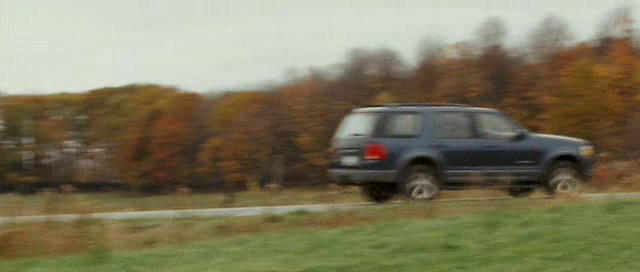
#> input picture 边缘检测/carscale_0252.jpg, 640 x 272 px
$ python canny.py
#> lines starting #> are read from the running program, lines starting #| are printed output that depends on the picture; after the words box and inside, x2 and y2 are one past the last pixel; in counts of white or black regions, pixels touching at a corner belong together
import cv2
import numpy as np

file_name = 'carscale_0252.jpg'
img = cv2.imread(file_name)
#> img is the input picture: shape (272, 640, 3); mean B, G, R 93.9, 120.8, 126.2
cv2.imshow('img', img)
"""
cv2.Canny(image, threshold1, threshold2[, edges[, apertureSize[, L2gradient ]]])
必要参数：
第一个参数是需要处理的原图像；
第二个参数是滞后阈值1；
第三个参数是滞后阈值2。
"""
cv2.imshow('img2', cv2.Canny(img, 100, 300))
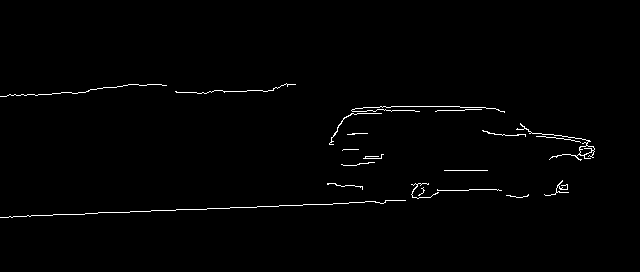
#> window 'img2': shape (272, 640); 1.1% white in thin lines or dots, all inside (x1, y1, x2, y2) = (0, 83, 595, 218)
cv2.waitKey(0)

$ run again, with 边缘检测/bag_00000183.jpg copied over 边缘检测/carscale_0252.jpg
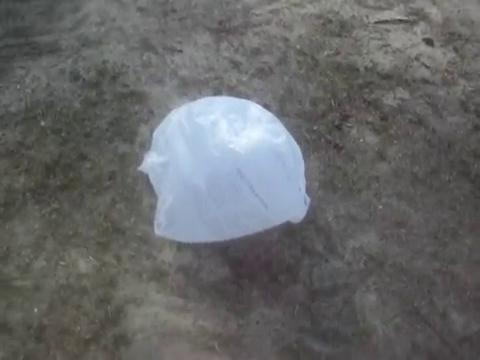
#> input picture 边缘检测/bag_00000183.jpg, 480 x 360 px
#> img is the input picture: shape (360, 480, 3); mean B, G, R 103.9, 103.3, 101.9
#> `cv2.imshow('img2', cv2.Canny(img, 100, 300))`:
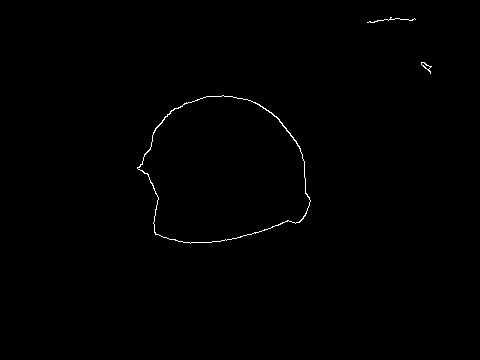
#> window 'img2': shape (360, 480); 0.39% white in thin lines or dots, all inside (x1, y1, x2, y2) = (137, 17, 432, 244)

$ run again, with 边缘检测/helicopter_00000020.jpg copied over 边缘检测/carscale_0252.jpg
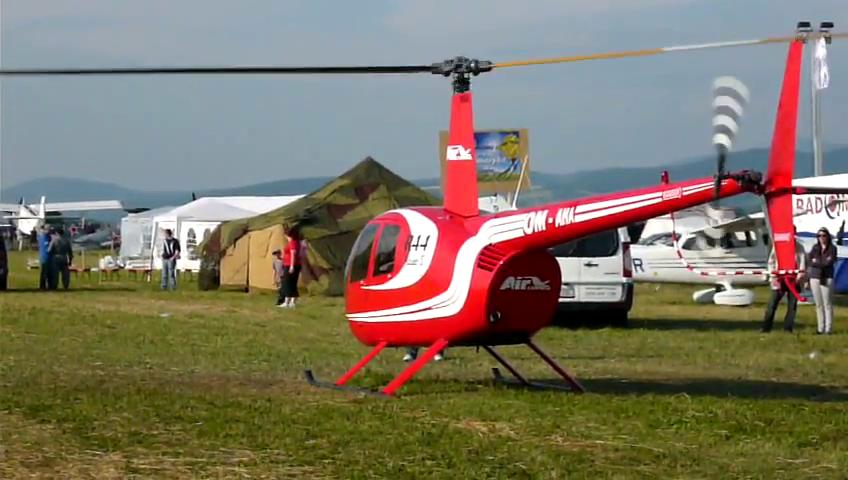
#> input picture 边缘检测/helicopter_00000020.jpg, 848 x 480 px
#> img is the input picture: shape (480, 848, 3); mean B, G, R 101.1, 118, 126.1
#> `cv2.imshow('img2', cv2.Canny(img, 100, 300))`:
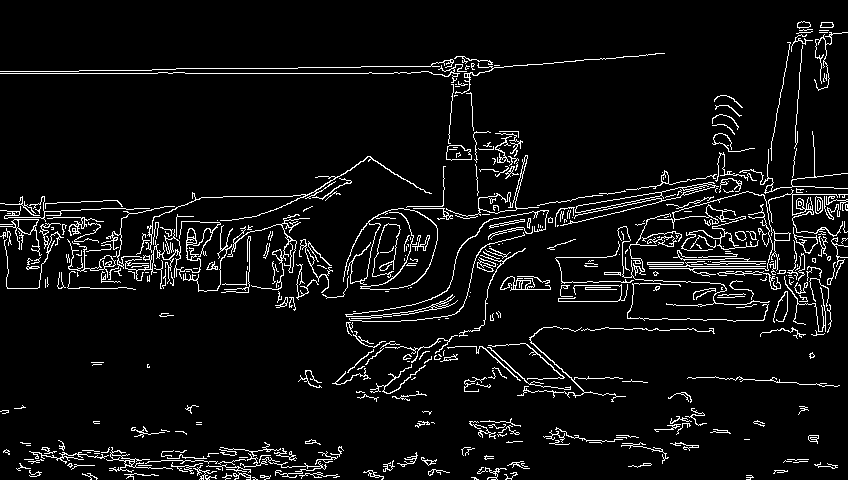
#> window 'img2': shape (480, 848); 6.2% white in thin lines or dots
